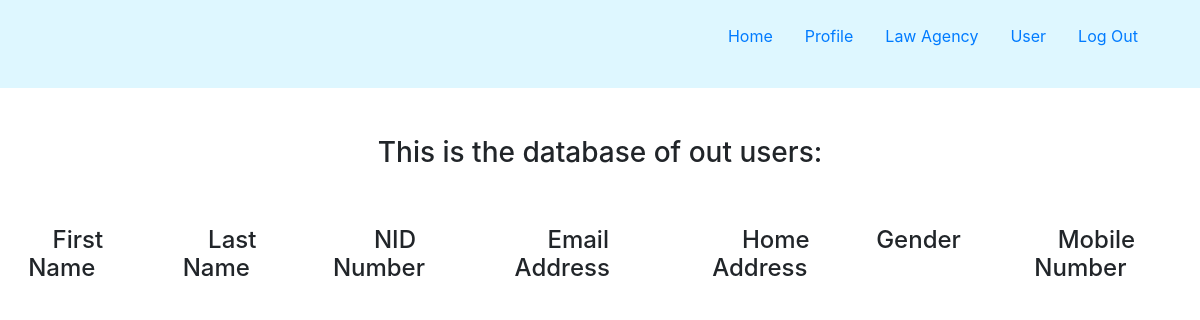
The app's page /user/database/ (signed in), older data.
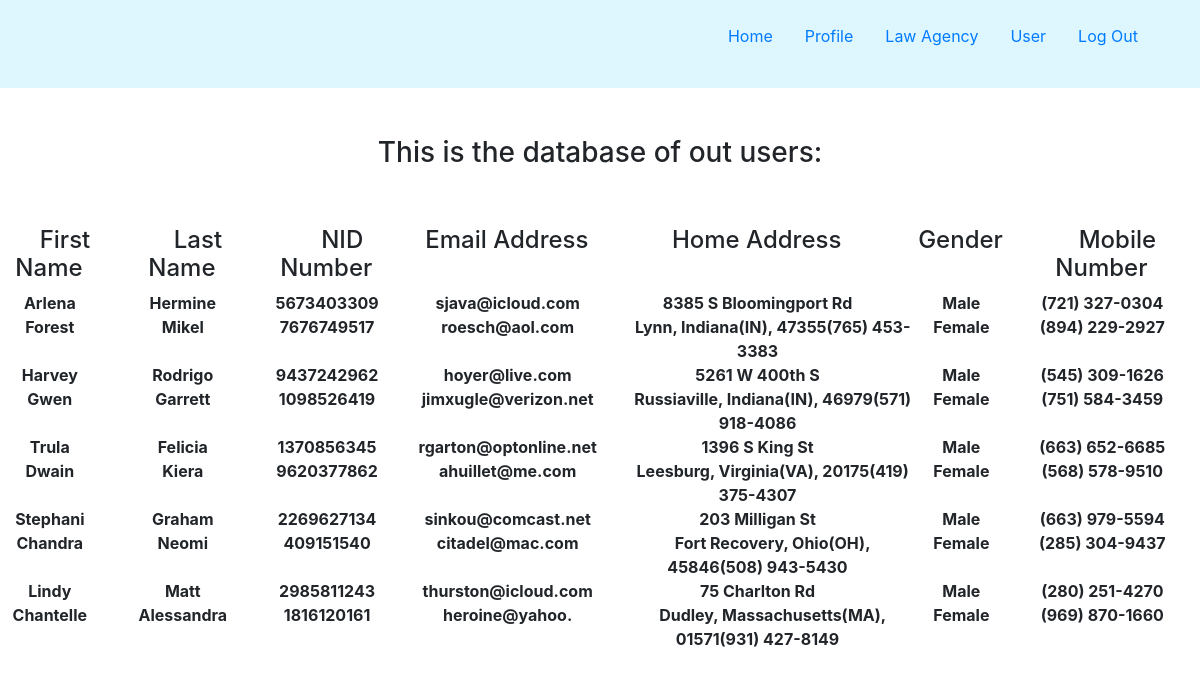
The same page, newer data.
### user/models.py (models this page shows)
class User(models.Model):
    first_name = models.CharField(max_length=20, db_column="First Name")
    last_name = models.CharField(max_length=20, db_column="Last Name")
    nid = models.IntegerField(db_column="NID")
    email = models.TextField(db_column="Email Address")
    home_address = models.TextField(db_column="Home Address")
    gender = models.CharField(max_length=10,db_column="Gender")
    mobile_number = models.CharField(max_length=15, db_column="Mobile Number")
    password = models.CharField(max_length=15, db_column="Password")
    class Meta:
        unique_together = ('nid', 'email', 'mobile_number')

### user/views.py (the view)
# urls.py: path('database/', uv.userdatabase, name="user"),
@login_required
def userdatabase (request):
    var = User.objects.all()
    return  render(request, 'user/usersinfo.html', {'var': var})

### templates/user/usersinfo.html (shortened to what this page needs)
{% extends 'defaultAdmin/base.html' %}
{% block headers %}
    <br>
    <br>
    <div align="center">
        <h3>This is the database of out users:</h3>
    </div>
    <br>
    <br>
{% endblock %}
{% block database %}
    <div align="center" >
    <table>
        <thead>
            <tr align="center">
                <th><h4>First Name&nbsp;&nbsp;&nbsp;&nbsp;&nbsp;</h4></th>
                <th><h4>Last Name&nbsp;&nbsp;&nbsp;&nbsp;&nbsp;</h4></th>
                <th><h4>NID Number&nbsp;&nbsp;&nbsp;&nbsp;&nbsp;</h4></th>
                <th><h4>Email Address&nbsp;&nbsp;&nbsp;&nbsp;&nbsp;</h4></th>
                <th><h4>Home Address&nbsp;&nbsp;&nbsp;&nbsp;&nbsp;</h4></th>
                <th><h4>Gender&nbsp;&nbsp;&nbsp;&nbsp;&nbsp;</h4></th>
                <th><h4>Mobile Number&nbsp;&nbsp;&nbsp;&nbsp;&nbsp;</h4></th>
            </tr>
        </thead>
        <tbody>
            {% for var in var %}
                <tr align="center">
                <td><strong>{{ var.first_name }}&nbsp;&nbsp;&nbsp;&nbsp;&nbsp;&nbsp;&nbsp;&nbsp;</strong></td>
                <td><strong>{{ var.last_name }}&nbsp;&nbsp;&nbsp;&nbsp;&nbsp;&nbsp;&nbsp;&nbsp;</strong></td>
                <td><strong>{{ var.nid }}&nbsp;&nbsp;&nbsp;&nbsp;&nbsp;&nbsp;&nbsp;&nbsp;</strong></td>
                <td><strong>{{ var.email }}&nbsp;&nbsp;&nbsp;&nbsp;&nbsp;&nbsp;&nbsp;&nbsp;</strong></td>
                <td><strong>{{ var.home_address }}&nbsp;&nbsp;&nbsp;&nbsp;&nbsp;&nbsp;&nbsp;&nbsp;</strong></td>
                <td><strong>{{ var.gender }}&nbsp;&nbsp;&nbsp;&nbsp;&nbsp;&nbsp;&nbsp;&nbsp;</strong></td>
                <td><strong>{{ var.mobile_number }}&nbsp;&nbsp;&nbsp;&nbsp;&nbsp;&nbsp;&nbsp;&nbsp;</strong></td>
                </tr>
            {% endfor %}
        </tbody>
    </table>
    </div>
{% endblock %}

### templates/defaultAdmin/base.html (shortened to what this page needs)
<!DOCTYPE html>
<html lang="en">
  <head>
      {% load static %}
    <link rel="stylesheet" href="{% static 'defaultAdmin/reset.min.css' %}" />
    <link rel="stylesheet" href="{% static 'defaultAdmin/style.css' %}" />
    <link rel="stylesheet" href="{% static 'defaultAdmin/header-1.css' %}" />
     <link rel="stylesheet" href="https://maxcdn.bootstrapcdn.com/bootstrap/4.5.2/css/bootstrap.min.css">
  </head>
  <body>
    <header class="site-header">
      <div class="wrapper site-header__wrapper">
        <nav class="nav">
          <ul class="nav__wrapper">
              {% if user.is_authenticated %}
                  <li class="nav__item"><a href="{% url 'home' %}">Home</a></li>
                  <li class="nav__item"><a href="{% url 'profile' %}">Profile</a></li>
                  <li class="nav__item"><a href="{% url 'lawagency' %}">Law Agency</a></li>
                  <li class="nav__item"><a href="{% url 'user' %}">User</a></li>
                  <li class="nav__item"><a href="{% url 'logout' %}">Log Out</a></li>
              {% else %}
                  <li class="nav__item"><a href="{% url 'login' %}">Log In</a></li>
                  <li class="nav__item"><a href="{% url 'register' %}">Register</a></li>
              {% endif %}
          </ul>
        </nav>
      </div>
    </header>
  {% block headers %}
  {% endblock %}
  {% block database %}
  {% endblock %}
  </body>
</html>

### defaultAdmin/static/defaultAdmin/style.css (style rules this page uses)
.wrapper { max-width: 1140px; padding-left: 1rem; padding-right: 1rem; margin-left: auto; margin-right: auto; }
*, *:before, *:after { box-sizing: border-box; }
a { text-decoration: none; color: #222; }
html { -webkit-font-smoothing: antialiased; -moz-osx-font-smoothing: grayscale; }
body { font-family: "Roboto", sans-serif; }

### defaultAdmin/static/defaultAdmin/header-1.css (style rules this page uses)
.site-header { position: relative; background-color: #def7ff; }
.site-header__wrapper { padding-top: 1rem; padding-bottom: 1rem; }
@media (min-width: 600px) { .site-header__wrapper { display: flex; justify-content: space-between; align-items: center; padding-top: 0; padding-bottom: 0; } }
@media (min-width: 600px) { .nav__wrapper { display: flex; } }
.nav__item a { display: block; padding: 1.5rem 1rem; }

Row changes from the older to the newer data that the page shows:
added User: first_name "Arlena", last_name "Hermine", nid "5673403309", email "sjava@icloud.com", home_address "8385 S Bloomingport Rd", gender "Male", mobile_number "(721) 327-0304"
added User: first_name "Forest", last_name "Mikel", nid "7676749517", email "roesch@aol.com", home_address "Lynn, Indiana(IN), 47355(765) 453-3383", gender "Female", mobile_number "(894) 229-2927"
added User: first_name "Harvey", last_name "Rodrigo", nid "9437242962", email "hoyer@live.com", home_address "5261 W 400th S", gender "Male", mobile_number "(545) 309-1626"
added User: first_name "Gwen", last_name "Garrett", nid "1098526419", email "jimxugle@verizon.net", home_address "Russiaville, Indiana(IN), 46979(571) 918-4086", gender "Female", mobile_number "(751) 584-3459"
added User: first_name "Trula", last_name "Felicia", nid "1370856345", email "rgarton@optonline.net", home_address "1396 S King St", gender "Male", mobile_number "(663) 652-6685"
added User: first_name "Dwain", last_name "Kiera", nid "9620377862", email "ahuillet@me.com", home_address "Leesburg, Virginia(VA), 20175(419) 375-4307", gender "Female", mobile_number "(568) 578-9510"
added User: first_name "Stephani", last_name "Graham", nid "2269627134", email "sinkou@comcast.net", home_address "203 Milligan St", gender "Male", mobile_number "(663) 979-5594"
added User: first_name "Chandra", last_name "Neomi", nid "409151540", email "citadel@mac.com", home_address "Fort Recovery, Ohio(OH), 45846(508) 943-5430", gender "Female", mobile_number "(285) 304-9437"
added User: first_name "Lindy", last_name "Matt", nid "2985811243", email "thurston@icloud.com", home_address "75 Charlton Rd", gender "Male", mobile_number "(280) 251-4270"
added User: first_name "Chantelle", last_name "Alessandra", nid "1816120161", email "heroine@yahoo.", home_address "Dudley, Massachusetts(MA), 01571(931) 427-8149", gender "Female", mobile_number "(969) 870-1660"
